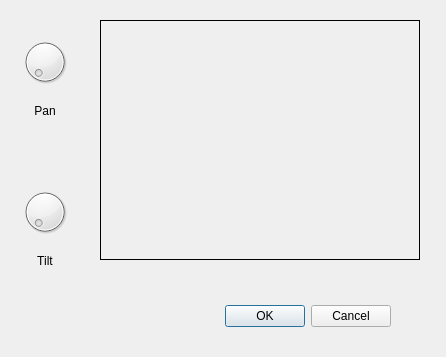
<?xml version="1.0" encoding="UTF-8"?>
<ui version="4.0">
 <class>setupDialog</class>
 <widget class="QDialog" name="setupDialog">
  <property name="geometry">
   <rect>
    <x>0</x>
    <y>0</y>
    <width>446</width>
    <height>357</height>
   </rect>
  </property>
  <property name="windowTitle">
   <string>Dialog</string>
  </property>
  <property name="sizeGripEnabled">
   <bool>false</bool>
  </property>
  <widget class="QDialogButtonBox" name="buttonBox">
   <property name="geometry">
    <rect>
     <x>50</x>
     <y>300</y>
     <width>341</width>
     <height>32</height>
    </rect>
   </property>
   <property name="orientation">
    <enum>Qt::Horizontal</enum>
   </property>
   <property name="standardButtons">
    <set>QDialogButtonBox::Cancel|QDialogButtonBox::Ok</set>
   </property>
  </widget>
  <widget class="QDial" name="dialPan">
   <property name="geometry">
    <rect>
     <x>20</x>
     <y>30</y>
     <width>50</width>
     <height>64</height>
    </rect>
   </property>
  </widget>
  <widget class="QDial" name="dialTilt">
   <property name="geometry">
    <rect>
     <x>20</x>
     <y>180</y>
     <width>50</width>
     <height>64</height>
    </rect>
   </property>
  </widget>
  <widget class="QLabel" name="labelPan">
   <property name="geometry">
    <rect>
     <x>20</x>
     <y>100</y>
     <width>50</width>
     <height>22</height>
    </rect>
   </property>
   <property name="text">
    <string>Pan</string>
   </property>
   <property name="alignment">
    <set>Qt::AlignCenter</set>
   </property>
  </widget>
  <widget class="QLabel" name="labelTilt">
   <property name="geometry">
    <rect>
     <x>20</x>
     <y>250</y>
     <width>50</width>
     <height>22</height>
    </rect>
   </property>
   <property name="text">
    <string>Tilt</string>
   </property>
   <property name="alignment">
    <set>Qt::AlignCenter</set>
   </property>
  </widget>
  <widget class="QLabel" name="labelVideo">
   <property name="geometry">
    <rect>
     <x>100</x>
     <y>20</y>
     <width>320</width>
     <height>240</height>
    </rect>
   </property>
   <property name="frameShape">
    <enum>QFrame::Box</enum>
   </property>
  </widget>
 </widget>
 <resources/>
 <connections>
  <connection>
   <sender>buttonBox</sender>
   <signal>accepted()</signal>
   <receiver>setupDialog</receiver>
   <slot>accept()</slot>
   <hints>
    <hint type="sourcelabel">
     <x>248</x>
     <y>254</y>
    </hint>
    <hint type="destinationlabel">
     <x>157</x>
     <y>274</y>
    </hint>
   </hints>
  </connection>
  <connection>
   <sender>buttonBox</sender>
   <signal>rejected()</signal>
   <receiver>setupDialog</receiver>
   <slot>reject()</slot>
   <hints>
    <hint type="sourcelabel">
     <x>316</x>
     <y>260</y>
    </hint>
    <hint type="destinationlabel">
     <x>286</x>
     <y>274</y>
    </hint>
   </hints>
  </connection>
 </connections>
</ui>
